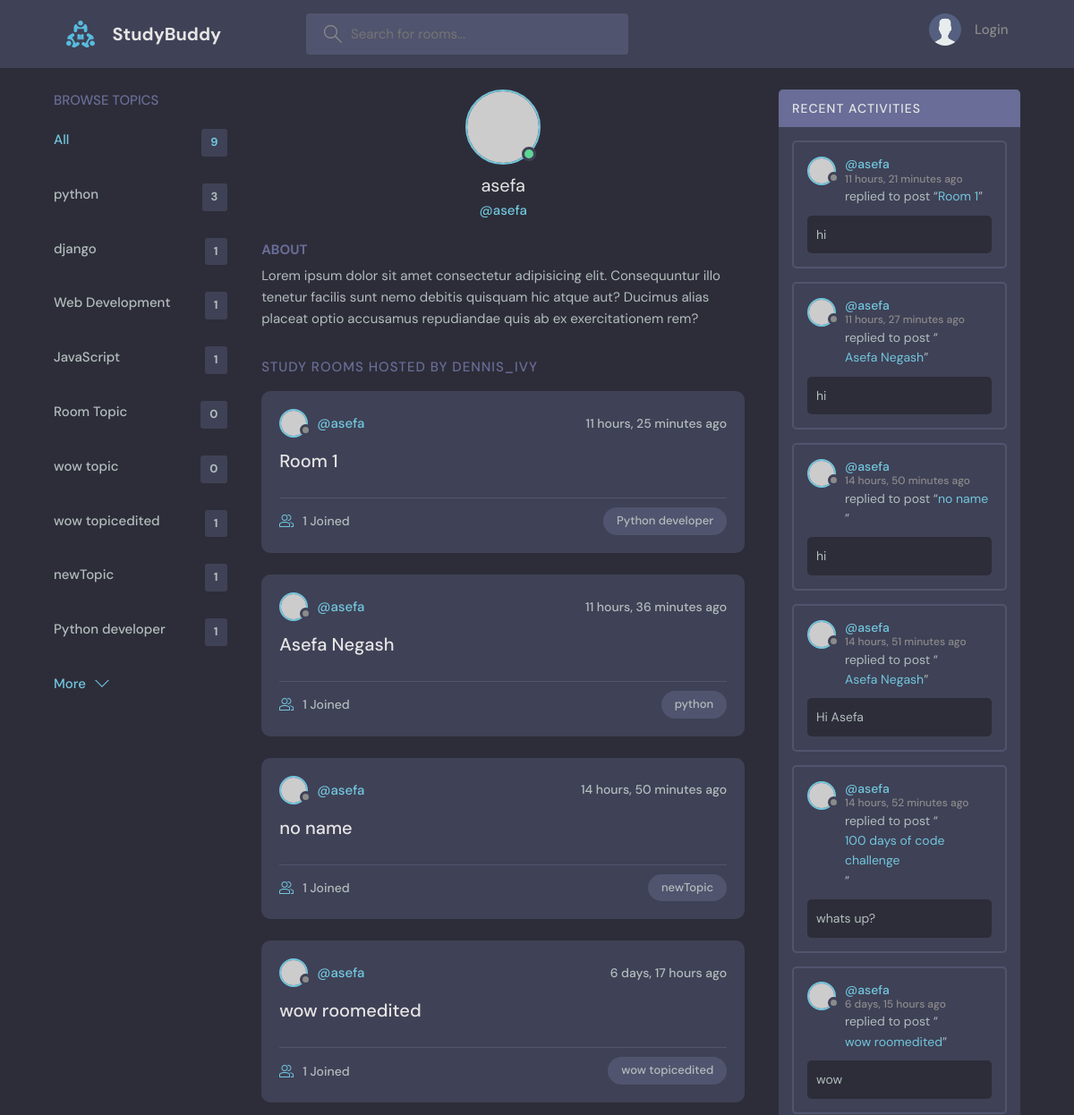
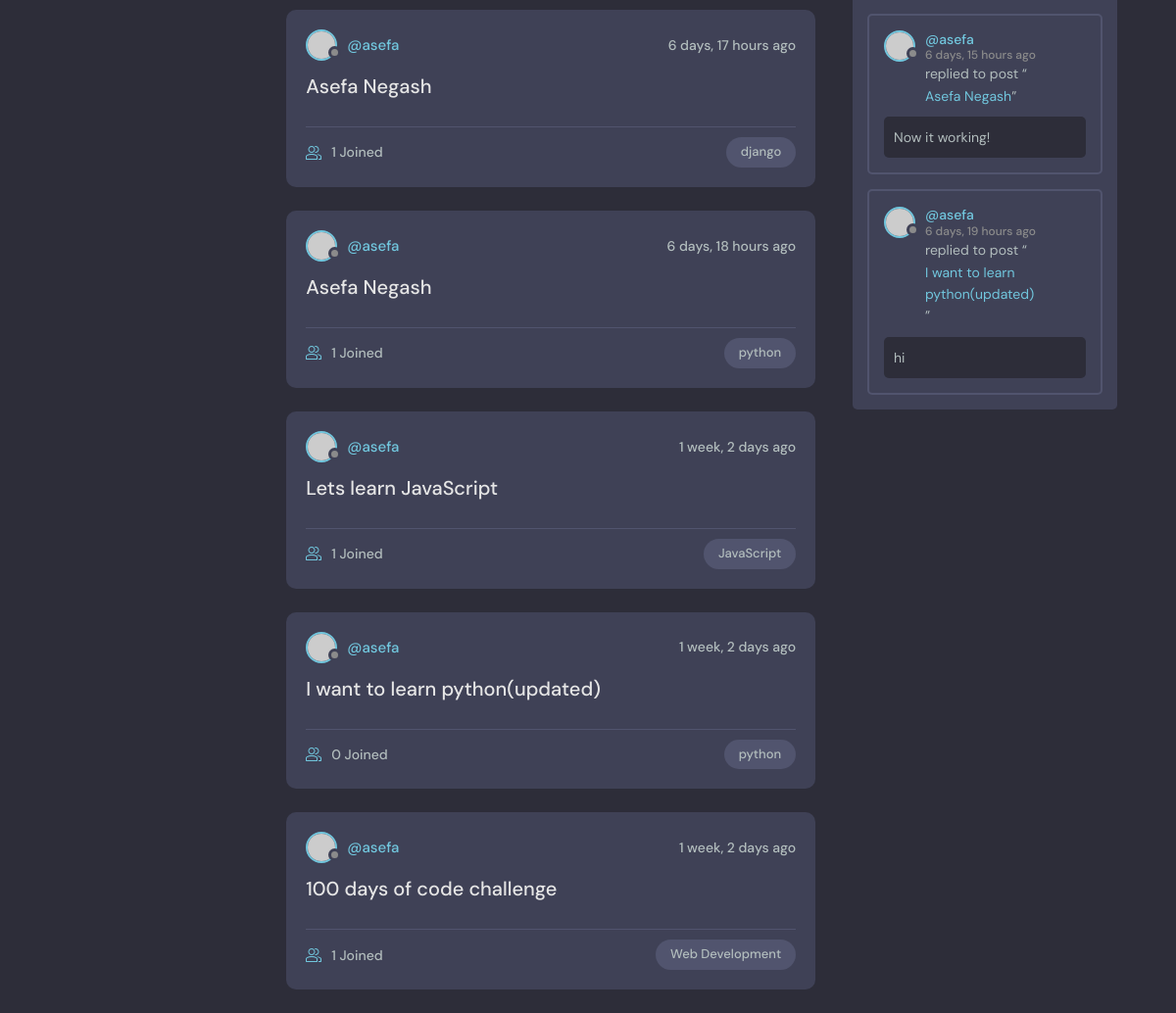
Page /profile/1/ on the committed database (2 pictures, top to bottom).
### base/models.py (models this page shows, shortened)
class Topic(models.Model):
    name=models.CharField(max_length=200)

class Room(models.Model):
      host=models.ForeignKey(User, on_delete=models.SET_NULL, null=True)
      topic=models.ForeignKey(Topic, on_delete=models.SET_NULL, null=True)
      name=models.CharField(max_length=200)
      description=models.TextField(null=True,blank=True)
      participants=models.ManyToManyField(
            User,related_name='participants',blank=True)
      updated=models.DateTimeField(auto_now=True)
      created=models.DateTimeField(auto_now_add=True)
      class Meta:
         ordering=['-updated','-created']#First message should comes Last
      def __str__(self):
           return self.name

class Message(models.Model):
        user=models.ForeignKey(User,on_delete=models.CASCADE)
        room=models.ForeignKey(Room, on_delete=models.CASCADE)#when a room is deleted the message in that room is also deleted
        body=models.TextField()#actual message
        updated=models.DateTimeField(auto_now=True)
        created=models.DateTimeField(auto_now_add=True)
        class Meta:
            ordering=['-updated','-created']

### base/views.py (the view)
# urls.py: path('profile/<str:pk>/',views.userProfile,name="user-profile"),
def userProfile(request,pk):
    user=User.objects.get(id=pk)
    rooms=user.room_set.all()
    room_messages=user.message_set.all()
    topics=Topic.objects.all()
    context={'user':user,'rooms':rooms,
             'room_messages':room_messages,'topics':topics}
    return render(request,'base/profile.html',context)

### base/templates/base/profile.html (shortened to what this page needs)
{% extends 'main.html' %}
{% block content %}
  <main class="profile-page layout layout--3">
    <div class="container">
      {% include 'base/topics_component.html' %}
      <div class="roomList">
        <div class="profile">
          <div class="profile__avatar">
            <div class="avatar avatar--large active">
              <img src="https://randomuser.me/api/portraits/men/11.jpg" />
            </div>
          </div>
          <div class="profile__info">
            <h3>{{user.username}}</h3>
            <p>@{{user.username}}</p>
          </div>
          <div class="profile__about">
            <h3>About</h3>
            <p>
              Lorem ipsum dolor sit amet consectetur adipisicing elit. Consequuntur illo tenetur
              facilis sunt nemo debitis quisquam hic atque aut? Ducimus alias placeat optio
              accusamus repudiandae quis ab ex exercitationem rem?
            </p>
          </div>
        </div>
        <div class="roomList__header">
          <div>
            <h2>Study Rooms Hosted by dennis_ivy</a>
            </h2>
          </div>
        </div>
        {% include 'base/feed_component.html' %}
      </div>
      {% include 'base/activity_component.html' %}
    </div>
  </main>
{% endblock content %}

### templates/main.html (shortened to what this page needs)
<!DOCTYPE html>
{% load static %}
<html lang="en">
  <head>
    <link rel="stylesheet" href="{% static 'styles/style.css' %}"/>
  </head>
  <body>
    {% include 'navbar.html' %}
    {% block content %}
    {% endblock %}
  </body>
</html>

### templates/navbar.html (shortened to what this page needs)
{% load static %}
<header class="header header--loggedIn">
    <div class="container">
      <a href="{% url 'home' %}" class="header__logo">
        <img src="{% static 'images/logo.svg' %}" />
        <h1>StudyBuddy</h1>
      </a>
      <form class="header__search" method="GET" action="{% url 'home' %}">
        <label>
          <input name="q" placeholder="Search for rooms..." />
        </label>
      </form>
      <nav class="header__menu">
        {% if request.user.is_authenticated %}
        <div class="header__user">
          <a href="{% url 'update-user' %}">
            <div class="avatar avatar--medium active">
              <img src="https://randomuser.me/api/portraits/men/37.jpg" />
            </div>
            <p> {{request.user.username}} <span>@{{request.user.username}} </span></p>
          </a>
          <button class="dropdown-button">
            <svg version="1.1" xmlns="http://www.w3.org/2000/svg" width="32" height="32" viewBox="0 0 32 32">
              <title>chevron-down</title>
              <path d="M16 21l-13-13h-3l16 16 16-16h-3l-13 13z"></path>
            </svg>
          </button>
        </div>
        {% else %}
        <a href="{% url 'login' %}">
          <img src="{% static 'images/avatar.svg' %}" />
          <p>Login</p>
        </a>
        {% endif %}
      </nav>
    </div>
  </header>

### base/templates/base/topics_component.html
<div class="topics">
  <div class="topics__header">
    <h2>Browse Topics</h2>
  </div>
  <ul class="topics__list">
    <li>
      <a href="{% url 'home' %}" class="active">All <span> {{topics.count}} </span></a>
    </li>
    {% for topic in topics %}
    <li>
      <a href="{% url 'home' %}?q={{topic.name}}">{{topic.name}} <span>{{topic.room_set.all.count}}</span></a>
    </li>
    {% endfor %}
  </ul>
  <a button class="btn btn--link" href="{% url 'topics' %}">
    More
    <svg version="1.1" xmlns="http://www.w3.org/2000/svg" width="32" height="32" viewBox="0 0 32 32">
      <title>chevron-down</title>
      <path d="M16 21l-13-13h-3l16 16 16-16h-3l-13 13z"></path>
    </svg>
  </a>
</div>

### base/templates/base/feed_component.html (shortened to what this page needs)
{% for room in rooms %}
<div class="roomListRoom">
  <div class="roomListRoom__header">
    <a href="{% url 'user-profile' room.host.id %}" class="roomListRoom__author">
      <div class="avatar avatar--small">
        <img src="https://randomuser.me/api/portraits/women/11.jpg" />
      </div>
      <span>@{{room.host.username}} </span>
    </a>
    <div class="roomListRoom__actions">
      <span>{{room.created|timesince}} ago </span>
    </div>
  </div>
  <div class="roomListRoom__content">
    <a href="{% url 'room' room.id %}"> {{room.name}} </a>
  </div>
  <div class="roomListRoom__meta">
    <a href="{% url 'room' room.id %}" class="roomListRoom__joined">
      {{room.participants.all.count}} Joined
    </a>
    <p class="roomListRoom__topic"> {{room.topic.name}} </p>
  </div>
</div>
{% endfor %}

### base/templates/base/activity_component.html (shortened to what this page needs)
<div class="activities">
  <div class="activities__header">
    <h2>Recent Activities</h2>
  </div>
  {% for message in room_messages %}
    <div class="activities__box">
      <div class="activities__boxHeader roomListRoom__header">
        <a href="{% url 'user-profile' message.user.id %}" class="roomListRoom__author">
          <div class="avatar avatar--small">
            <img src="https://randomuser.me/api/portraits/women/11.jpg" />
          </div>
          <p>
            @{{message.user}}
            <span> {{message.created|timesince}} ago </span>
          </p>
        </a>
      </div>
      <div class="activities__boxContent">
        <p>replied to post “<a href="{% url 'room' message.room.id %}"> {{message.room}} </a>”</p>
        <div class="activities__boxRoomContent">
          {{message.body}}
        </div>
      </div>
    </div>
   {% endfor %}
</div>

### rows in the picture
Topic: name "python", room_set.all.count "3"
Topic: name "django", room_set.all.count "1"
Topic: name "Web Development", room_set.all.count "1"
Topic: name "JavaScript", room_set.all.count "1"
Topic: name "Room Topic", room_set.all.count "0"
Topic: name "wow topic", room_set.all.count "0"
Topic: name "wow topicedited", room_set.all.count "1"
Topic: name "newTopic", room_set.all.count "1"
Topic: name "Python developer", room_set.all.count "1"
Room: host.username "asefa", created "11 hours, 25 minutes", name "Room 1", participants.all.count "1", topic.name "Python developer"
Room: host.username "asefa", created "11 hours, 36 minutes", name "Asefa Negash", participants.all.count "1", topic.name "python"
Room: host.username "asefa", created "14 hours, 50 minutes", name "no name", participants.all.count "1", topic.name "newTopic"
Room: host.username "asefa", created "6 days, 17 hours", name "wow roomedited", participants.all.count "1", topic.name "wow topicedited"
Room: host.username "asefa", created "6 days, 17 hours", name "Asefa Negash", participants.all.count "1", topic.name "django"
Room: host.username "asefa", created "6 days, 18 hours", name "Asefa Negash", participants.all.count "1", topic.name "python"
Room: host.username "asefa", created "1 week, 2 days", name "Lets learn JavaScript", participants.all.count "1", topic.name "JavaScript"
Room: host.username "asefa", created "1 week, 2 days", name "I want to learn python(updated)", participants.all.count "0", topic.name "python"
Room: host.username "asefa", created "1 week, 2 days", name "100 days of code challenge", participants.all.count "1", topic.name "Web Development"
Message: user "asefa", created "11 hours, 21 minutes", room "Room 1", body "hi"
Message: user "asefa", created "11 hours, 27 minutes", room "Asefa Negash", body "hi"
Message: user "asefa", created "14 hours, 50 minutes", room "no name", body "hi"
Message: user "asefa", created "14 hours, 51 minutes", room "Asefa Negash", body "Hi Asefa"
Message: user "asefa", created "14 hours, 52 minutes", room "100 days of code challenge", body "whats up?"
Message: user "asefa", created "6 days, 15 hours", room "wow roomedited", body "wow"
Message: user "asefa", created "6 days, 15 hours", room "Asefa Negash", body "Now it working!"
Message: user "asefa", created "6 days, 19 hours", room "I want to learn python(updated)", body "hi"

### other values in the picture
{{ topics.count }} "9"
{{ user.username }} "asefa"
